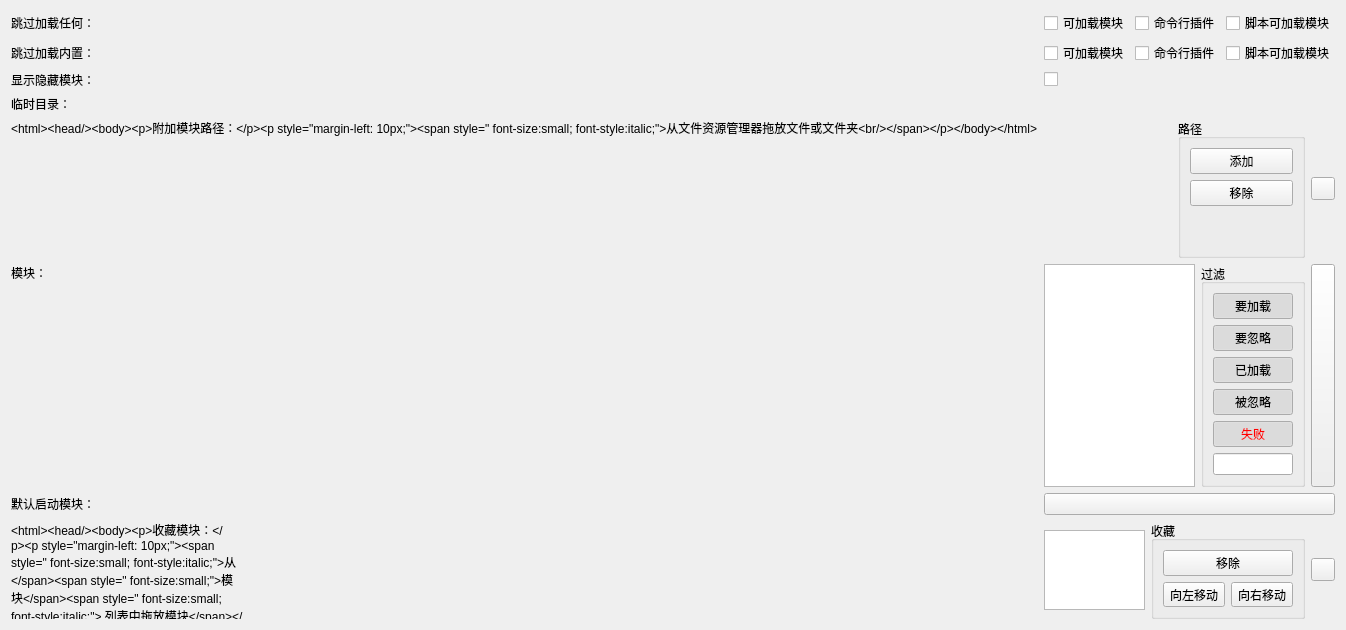
<ui version="4.0">
 <class>qSlicerSettingsModulesPanel</class>
 <widget class="ctkSettingsPanel" name="qSlicerSettingsModulesPanel">
  <property name="geometry">
   <rect>
    <x>0</x>
    <y>0</y>
    <width>535</width>
    <height>609</height>
   </rect>
  </property>
  <property name="sizePolicy">
   <sizepolicy hsizetype="Preferred" vsizetype="Expanding">
    <horstretch>0</horstretch>
    <verstretch>0</verstretch>
   </sizepolicy>
  </property>
  <property name="windowTitle">
   <string>模块</string>
  </property>
  <layout class="QFormLayout" name="formLayout">
   <item row="2" column="0">
    <widget class="QLabel" name="LoadModulesLabel">
     <property name="sizePolicy">
      <sizepolicy hsizetype="Preferred" vsizetype="Preferred">
       <horstretch>0</horstretch>
       <verstretch>0</verstretch>
      </sizepolicy>
     </property>
     <property name="text">
      <string>跳过加载任何：</string>
     </property>
    </widget>
   </item>
   <item row="2" column="1">
    <widget class="QWidget" name="SkipLoadingContainerWidget" native="true">
     <property name="sizePolicy">
      <sizepolicy hsizetype="Preferred" vsizetype="Preferred">
       <horstretch>0</horstretch>
       <verstretch>0</verstretch>
      </sizepolicy>
     </property>
     <layout class="QHBoxLayout" name="horizontalLayout_1">
      <property name="leftMargin">
       <number>0</number>
      </property>
      <property name="topMargin">
       <number>0</number>
      </property>
      <property name="rightMargin">
       <number>0</number>
      </property>
      <property name="bottomMargin">
       <number>0</number>
      </property>
      <item>
       <widget class="QCheckBox" name="LoadLoadableModulesCheckBox">
        <property name="toolTip">
         <string>要暂时禁用，请在命令行中传递 --disable-loadable-modules</string>
        </property>
        <property name="text">
         <string>可加载模块</string>
        </property>
       </widget>
      </item>
      <item>
       <widget class="QCheckBox" name="LoadCommandLineModulesCheckBox">
        <property name="toolTip">
         <string>要暂时禁用，请在命令行中传递 --disable-cli-modules</string>
        </property>
        <property name="text">
         <string>命令行插件</string>
        </property>
       </widget>
      </item>
      <item>
       <widget class="QCheckBox" name="LoadScriptedLoadableModulesCheckBox">
        <property name="toolTip">
         <string>要暂时禁用，请在命令行中传递 --disable-scripted-loadable-modules</string>
        </property>
        <property name="text">
         <string>脚本可加载模块</string>
        </property>
       </widget>
      </item>
     </layout>
    </widget>
   </item>
   <item row="3" column="0">
    <widget class="QLabel" name="LoadBuildInModulesLabel">
     <property name="sizePolicy">
      <sizepolicy hsizetype="Preferred" vsizetype="Preferred">
       <horstretch>0</horstretch>
       <verstretch>0</verstretch>
      </sizepolicy>
     </property>
     <property name="text">
      <string>跳过加载内置：</string>
     </property>
    </widget>
   </item>
   <item row="3" column="1">
    <widget class="QWidget" name="SkipLoadingBuiltinContainerWidget" native="true">
     <property name="sizePolicy">
      <sizepolicy hsizetype="Preferred" vsizetype="Preferred">
       <horstretch>0</horstretch>
       <verstretch>0</verstretch>
      </sizepolicy>
     </property>
     <layout class="QHBoxLayout" name="horizontalLayout_4">
      <property name="leftMargin">
       <number>0</number>
      </property>
      <property name="topMargin">
       <number>0</number>
      </property>
      <property name="rightMargin">
       <number>0</number>
      </property>
      <property name="bottomMargin">
       <number>0</number>
      </property>
      <item>
       <widget class="QCheckBox" name="LoadBuiltInLoadableModulesCheckBox">
        <property name="toolTip">
         <string>要暂时禁用，请在命令行中传递 --disable-builtin-loadable-modules</string>
        </property>
        <property name="text">
         <string>可加载模块</string>
        </property>
       </widget>
      </item>
      <item>
       <widget class="QCheckBox" name="LoadBuiltInCommandLineModulesCheckBox">
        <property name="toolTip">
         <string>要暂时禁用，请在命令行中传递 --disable-builtin-cli-modules</string>
        </property>
        <property name="text">
         <string>命令行插件</string>
        </property>
       </widget>
      </item>
      <item>
       <widget class="QCheckBox" name="LoadBuiltInScriptedLoadableModulesCheckBox">
        <property name="toolTip">
         <string>要暂时禁用，请在命令行中传递 --disable-builtin-scripted-loadable-modules</string>
        </property>
        <property name="text">
         <string>脚本可加载模块</string>
        </property>
       </widget>
      </item>
     </layout>
    </widget>
   </item>
   <item row="4" column="0">
    <widget class="QLabel" name="ShowHiddenModulesLabel">
     <property name="sizePolicy">
      <sizepolicy hsizetype="Preferred" vsizetype="Preferred">
       <horstretch>0</horstretch>
       <verstretch>0</verstretch>
      </sizepolicy>
     </property>
     <property name="text">
      <string>显示隐藏模块：</string>
     </property>
    </widget>
   </item>
   <item row="4" column="1">
    <widget class="QWidget" name="ShowHiddenContainerWidget" native="true">
     <property name="sizePolicy">
      <sizepolicy hsizetype="Preferred" vsizetype="Preferred">
       <horstretch>0</horstretch>
       <verstretch>0</verstretch>
      </sizepolicy>
     </property>
     <layout class="QHBoxLayout" name="horizontalLayout_6">
      <property name="leftMargin">
       <number>0</number>
      </property>
      <property name="topMargin">
       <number>0</number>
      </property>
      <property name="rightMargin">
       <number>0</number>
      </property>
      <property name="bottomMargin">
       <number>0</number>
      </property>
      <item>
       <widget class="QCheckBox" name="ShowHiddenModulesCheckBox">
        <property name="text">
         <string />
        </property>
       </widget>
      </item>
     </layout>
    </widget>
   </item>
   <item row="5" column="0">
    <widget class="QLabel" name="TemporaryDirectoryLabel">
     <property name="sizePolicy">
      <sizepolicy hsizetype="Preferred" vsizetype="Preferred">
       <horstretch>0</horstretch>
       <verstretch>0</verstretch>
      </sizepolicy>
     </property>
     <property name="text">
      <string>临时目录：</string>
     </property>
    </widget>
   </item>
   <item row="5" column="1">
    <widget class="QWidget" name="TempDirContainerWidget" native="true">
     <property name="sizePolicy">
      <sizepolicy hsizetype="Expanding" vsizetype="Preferred">
       <horstretch>0</horstretch>
       <verstretch>0</verstretch>
      </sizepolicy>
     </property>
     <layout class="QHBoxLayout" name="horizontalLayout_8">
      <item>
       <widget class="ctkDirectoryButton" name="TemporaryDirectoryButton" />
      </item>
     </layout>
    </widget>
   </item>
   <item row="6" column="0">
    <widget class="QLabel" name="AdditionalModulePathsLabel">
     <property name="sizePolicy">
      <sizepolicy hsizetype="Preferred" vsizetype="Preferred">
       <horstretch>0</horstretch>
       <verstretch>1</verstretch>
      </sizepolicy>
     </property>
     <property name="text">
      <string>&amp;lt;html&amp;gt;&amp;lt;head/&amp;gt;&amp;lt;body&amp;gt;&amp;lt;p&amp;gt;附加模块路径：&amp;lt;/p&amp;gt;&amp;lt;p style="margin-left: 10px;"&amp;gt;&amp;lt;span style=" font-size:small; font-style:italic;"&amp;gt;从文件资源管理器拖放文件或文件夹&amp;lt;br/&amp;gt;&amp;lt;/span&amp;gt;&amp;lt;/p&amp;gt;&amp;lt;/body&amp;gt;&amp;lt;/html&amp;gt;</string>
     </property>
     <property name="alignment">
      <set>Qt::AlignLeading|Qt::AlignLeft|Qt::AlignTop</set>
     </property>
    </widget>
   </item>
   <item row="6" column="1">
    <widget class="QWidget" name="AdditionalModulePathsWidget" native="true">
     <property name="sizePolicy">
      <sizepolicy hsizetype="Preferred" vsizetype="Fixed">
       <horstretch>0</horstretch>
       <verstretch>0</verstretch>
      </sizepolicy>
     </property>
     <layout class="QHBoxLayout" name="horizontalLayout_2">
      <property name="leftMargin">
       <number>0</number>
      </property>
      <property name="topMargin">
       <number>0</number>
      </property>
      <property name="rightMargin">
       <number>0</number>
      </property>
      <property name="bottomMargin">
       <number>0</number>
      </property>
      <item>
       <widget class="qSlicerDirectoryListView" name="AdditionalModulePathsView">
        <property name="maximumSize">
         <size>
          <width>16777215</width>
          <height>100</height>
         </size>
        </property>
       </widget>
      </item>
      <item>
       <widget class="QGroupBox" name="groupBox">
        <property name="title">
         <string>路径</string>
        </property>
        <layout class="QVBoxLayout" name="verticalLayout_2">
         <item>
          <widget class="QPushButton" name="AddAdditionalModulePathButton">
           <property name="text">
            <string>添加</string>
           </property>
          </widget>
         </item>
         <item>
          <widget class="QPushButton" name="RemoveAdditionalModulePathButton">
           <property name="text">
            <string>移除</string>
           </property>
          </widget>
         </item>
         <item>
          <spacer name="verticalSpacer">
           <property name="orientation">
            <enum>Qt::Vertical</enum>
           </property>
           <property name="sizeHint" stdset="0">
            <size>
             <width>20</width>
             <height>40</height>
            </size>
           </property>
          </spacer>
         </item>
        </layout>
       </widget>
      </item>
      <item>
       <widget class="ctkExpandButton" name="AdditionalModulePathMoreButton">
        <property name="checked">
         <bool>true</bool>
        </property>
        <property name="mirrorOnExpand">
         <bool>true</bool>
        </property>
       </widget>
      </item>
     </layout>
    </widget>
   </item>
   <item row="7" column="0">
    <widget class="QLabel" name="DisableModulesLabel">
     <property name="sizePolicy">
      <sizepolicy hsizetype="Preferred" vsizetype="Preferred">
       <horstretch>0</horstretch>
       <verstretch>1</verstretch>
      </sizepolicy>
     </property>
     <property name="toolTip">
      <string>在勾选/取消勾选模块时，其依赖项也会相应勾选/取消勾选</string>
     </property>
     <property name="text">
      <string>模块：</string>
     </property>
     <property name="alignment">
      <set>Qt::AlignLeading|Qt::AlignLeft|Qt::AlignTop</set>
     </property>
    </widget>
   </item>
   <item row="7" column="1">
    <widget class="QWidget" name="ModuleListContainerWidget" native="true">
     <property name="sizePolicy">
      <sizepolicy hsizetype="Preferred" vsizetype="MinimumExpanding">
       <horstretch>0</horstretch>
       <verstretch>1</verstretch>
      </sizepolicy>
     </property>
     <layout class="QHBoxLayout" name="horizontalLayout">
      <property name="leftMargin">
       <number>0</number>
      </property>
      <property name="topMargin">
       <number>0</number>
      </property>
      <property name="rightMargin">
       <number>0</number>
      </property>
      <property name="bottomMargin">
       <number>0</number>
      </property>
      <item>
       <widget class="qSlicerModulesListView" name="DisableModulesListView">
        <property name="sizePolicy">
         <sizepolicy hsizetype="Expanding" vsizetype="Expanding">
          <horstretch>0</horstretch>
          <verstretch>1</verstretch>
         </sizepolicy>
        </property>
        <property name="horizontalScrollBarPolicy">
         <enum>Qt::ScrollBarAlwaysOff</enum>
        </property>
        <property name="editTriggers">
         <set>QAbstractItemView::NoEditTriggers</set>
        </property>
        <property name="dragDropMode">
         <enum>QAbstractItemView::DragOnly</enum>
        </property>
        <property name="alternatingRowColors">
         <bool>false</bool>
        </property>
        <property name="checkBoxVisible">
         <bool>true</bool>
        </property>
       </widget>
      </item>
      <item>
       <widget class="QGroupBox" name="FilterGroupBox">
        <property name="sizePolicy">
         <sizepolicy hsizetype="Preferred" vsizetype="Expanding">
          <horstretch>0</horstretch>
          <verstretch>1</verstretch>
         </sizepolicy>
        </property>
        <property name="title">
         <string>过滤</string>
        </property>
        <layout class="QVBoxLayout" name="verticalLayout_3">
         <property name="sizeConstraint">
          <enum>QLayout::SetMinimumSize</enum>
         </property>
         <item>
          <widget class="ctkCheckablePushButton" name="FilterToLoadPushButton">
           <property name="toolTip">
            <string>隐藏启动时加载的模块</string>
           </property>
           <property name="text">
            <string>要加载</string>
           </property>
           <property name="checkable">
            <bool>true</bool>
           </property>
           <property name="checked">
            <bool>true</bool>
           </property>
           <property name="checkBoxControlsButton">
            <bool>false</bool>
           </property>
           <property name="checkBoxUserCheckable">
            <bool>false</bool>
           </property>
          </widget>
         </item>
         <item>
          <widget class="ctkCheckablePushButton" name="FilterToIgnorePushButton">
           <property name="toolTip">
            <string>隐藏启动时忽略的模块</string>
           </property>
           <property name="text">
            <string>要忽略</string>
           </property>
           <property name="checkable">
            <bool>true</bool>
           </property>
           <property name="checked">
            <bool>true</bool>
           </property>
           <property name="checkBoxControlsButton">
            <bool>false</bool>
           </property>
           <property name="checkBoxUserCheckable">
            <bool>false</bool>
           </property>
          </widget>
         </item>
         <item>
          <widget class="QPushButton" name="FilterLoadedPushButton">
           <property name="toolTip">
            <string>隐藏已加载的模块</string>
           </property>
           <property name="text">
            <string>已加载</string>
           </property>
           <property name="checkable">
            <bool>true</bool>
           </property>
           <property name="checked">
            <bool>true</bool>
           </property>
          </widget>
         </item>
         <item>
          <widget class="QPushButton" name="FilterIgnoredPushButton">
           <property name="palette">
            <palette>
             <active>
              <colorrole role="ButtonText">
               <brush brushstyle="SolidPattern">
                <color alpha="255">
                 <red>106</red>
                 <green>104</green>
                 <blue>100</blue>
                </color>
               </brush>
              </colorrole>
             </active>
             <inactive>
              <colorrole role="ButtonText">
               <brush brushstyle="SolidPattern">
                <color alpha="255">
                 <red>0</red>
                 <green>0</green>
                 <blue>0</blue>
                </color>
               </brush>
              </colorrole>
             </inactive>
             <disabled>
              <colorrole role="ButtonText">
               <brush brushstyle="SolidPattern">
                <color alpha="255">
                 <red>106</red>
                 <green>104</green>
                 <blue>100</blue>
                </color>
               </brush>
              </colorrole>
             </disabled>
            </palette>
           </property>
           <property name="toolTip">
            <string>隐藏被忽略的模块</string>
           </property>
           <property name="text">
            <string>被忽略</string>
           </property>
           <property name="checkable">
            <bool>true</bool>
           </property>
           <property name="checked">
            <bool>true</bool>
           </property>
          </widget>
         </item>
         <item>
          <widget class="QPushButton" name="FilterFailedPushButton">
           <property name="palette">
            <palette>
             <active>
              <colorrole role="ButtonText">
               <brush brushstyle="SolidPattern">
                <color alpha="255">
                 <red>255</red>
                 <green>0</green>
                 <blue>0</blue>
                </color>
               </brush>
              </colorrole>
             </active>
             <inactive>
              <colorrole role="ButtonText">
               <brush brushstyle="SolidPattern">
                <color alpha="255">
                 <red>255</red>
                 <green>0</green>
                 <blue>0</blue>
                </color>
               </brush>
              </colorrole>
             </inactive>
             <disabled>
              <colorrole role="ButtonText">
               <brush brushstyle="SolidPattern">
                <color alpha="255">
                 <red>106</red>
                 <green>104</green>
                 <blue>100</blue>
                </color>
               </brush>
              </colorrole>
             </disabled>
            </palette>
           </property>
           <property name="toolTip">
            <string>隐藏加载失败的模块</string>
           </property>
           <property name="text">
            <string>失败</string>
           </property>
           <property name="checkable">
            <bool>true</bool>
           </property>
           <property name="checked">
            <bool>true</bool>
           </property>
          </widget>
         </item>
         <item>
          <widget class="ctkSearchBox" name="FilterTitleSearchBox">
           <property name="sizePolicy">
            <sizepolicy hsizetype="Ignored" vsizetype="Fixed">
             <horstretch>0</horstretch>
             <verstretch>0</verstretch>
            </sizepolicy>
           </property>
           <property name="showSearchIcon">
            <bool>true</bool>
           </property>
          </widget>
         </item>
         <item>
          <spacer name="verticalSpacer_3">
           <property name="orientation">
            <enum>Qt::Vertical</enum>
           </property>
           <property name="sizeHint" stdset="0">
            <size>
             <width>0</width>
             <height>0</height>
            </size>
           </property>
          </spacer>
         </item>
        </layout>
       </widget>
      </item>
      <item>
       <widget class="ctkExpandButton" name="FilterMoreButton">
        <property name="sizePolicy">
         <sizepolicy hsizetype="Fixed" vsizetype="Expanding">
          <horstretch>0</horstretch>
          <verstretch>0</verstretch>
         </sizepolicy>
        </property>
        <property name="checked">
         <bool>true</bool>
        </property>
        <property name="mirrorOnExpand">
         <bool>true</bool>
        </property>
       </widget>
      </item>
     </layout>
    </widget>
   </item>
   <item row="8" column="0">
    <widget class="QLabel" name="HomeModuleLabel">
     <property name="sizePolicy">
      <sizepolicy hsizetype="Preferred" vsizetype="Preferred">
       <horstretch>0</horstretch>
       <verstretch>0</verstretch>
      </sizepolicy>
     </property>
     <property name="text">
      <string>默认启动模块：</string>
     </property>
    </widget>
   </item>
   <item row="8" column="1">
    <widget class="QWidget" name="DefaultStartupContainerWidget" native="true">
     <property name="sizePolicy">
      <sizepolicy hsizetype="Preferred" vsizetype="Preferred">
       <horstretch>0</horstretch>
       <verstretch>0</verstretch>
      </sizepolicy>
     </property>
     <layout class="QHBoxLayout" name="horizontalLayout_7">
      <property name="leftMargin">
       <number>0</number>
      </property>
      <property name="topMargin">
       <number>0</number>
      </property>
      <property name="rightMargin">
       <number>0</number>
      </property>
      <property name="bottomMargin">
       <number>0</number>
      </property>
      <item>
       <widget class="QPushButton" name="HomeModuleButton">
        <property name="text">
         <string />
        </property>
       </widget>
      </item>
     </layout>
    </widget>
   </item>
   <item row="9" column="0">
    <widget class="QLabel" name="FavoritesModulesLabel">
     <property name="sizePolicy">
      <sizepolicy hsizetype="Preferred" vsizetype="Preferred">
       <horstretch>0</horstretch>
       <verstretch>0</verstretch>
      </sizepolicy>
     </property>
     <property name="toolTip">
      <string>通过从上面的“模块”列表中拖动模块添加到列表。注意：没有图标的模块将不会出现在工具栏中。</string>
     </property>
     <property name="text">
      <string>&amp;lt;html&amp;gt;&amp;lt;head/&amp;gt;&amp;lt;body&amp;gt;&amp;lt;p&amp;gt;收藏模块：&amp;lt;/p&amp;gt;&amp;lt;p style="margin-left: 10px;"&amp;gt;&amp;lt;span style=" font-size:small; font-style:italic;"&amp;gt;从 &amp;lt;/span&amp;gt;&amp;lt;span style=" font-size:small;"&amp;gt;模块&amp;lt;/span&amp;gt;&amp;lt;span style=" font-size:small; font-style:italic;"&amp;gt; 列表中拖放模块&amp;lt;/span&amp;gt;&amp;lt;/p&amp;gt;&amp;lt;/body&amp;gt;&amp;lt;/html&amp;gt;</string>
     </property>
     <property name="wordWrap">
      <bool>true</bool>
     </property>
    </widget>
   </item>
   <item row="9" column="1">
    <widget class="QWidget" name="FavoriteModulesContainerWidget" native="true">
     <property name="sizePolicy">
      <sizepolicy hsizetype="Preferred" vsizetype="Preferred">
       <horstretch>0</horstretch>
       <verstretch>0</verstretch>
      </sizepolicy>
     </property>
     <layout class="QHBoxLayout" name="horizontalLayout_3">
      <property name="leftMargin">
       <number>0</number>
      </property>
      <property name="topMargin">
       <number>0</number>
      </property>
      <property name="rightMargin">
       <number>0</number>
      </property>
      <property name="bottomMargin">
       <number>0</number>
      </property>
      <item>
       <widget class="qSlicerModulesListView" name="FavoritesModulesListView">
        <property name="maximumSize">
         <size>
          <width>16777215</width>
          <height>80</height>
         </size>
        </property>
        <property name="verticalScrollBarPolicy">
         <enum>Qt::ScrollBarAlwaysOff</enum>
        </property>
        <property name="editTriggers">
         <set>QAbstractItemView::NoEditTriggers</set>
        </property>
        <property name="dragDropMode">
         <enum>QAbstractItemView::DragDrop</enum>
        </property>
        <property name="defaultDropAction">
         <enum>Qt::CopyAction</enum>
        </property>
        <property name="selectionMode">
         <enum>QAbstractItemView::SingleSelection</enum>
        </property>
        <property name="iconSize">
         <size>
          <width>32</width>
          <height>32</height>
         </size>
        </property>
        <property name="flow">
         <enum>QListView::LeftToRight</enum>
        </property>
        <property name="isWrapping" stdset="0">
         <bool>false</bool>
        </property>
        <property name="viewMode">
         <enum>QListView::IconMode</enum>
        </property>
        <property name="uniformItemSizes">
         <bool>false</bool>
        </property>
        <property name="wordWrap">
         <bool>true</bool>
        </property>
       </widget>
      </item>
      <item>
       <widget class="QGroupBox" name="FavoritesMoreGroupBox">
        <property name="toolTip">
         <string>通过从上面的“模块”列表中拖动模块添加到列表</string>
        </property>
        <property name="title">
         <string>收藏</string>
        </property>
        <layout class="QGridLayout" name="gridLayout">
         <item row="0" column="0" colspan="2">
          <widget class="QPushButton" name="FavoritesRemoveButton">
           <property name="toolTip">
            <string>从收藏中移除选定的模块</string>
           </property>
           <property name="text">
            <string>移除</string>
           </property>
          </widget>
         </item>
         <item row="2" column="0">
          <widget class="QToolButton" name="FavoritesMoveLeftButton">
           <property name="toolTip">
            <string>移动到左侧</string>
           </property>
           <property name="text">
            <string>向左移动</string>
           </property>
          </widget>
         </item>
         <item row="2" column="1">
          <widget class="QToolButton" name="FavoritesMoveRightButton">
           <property name="toolTip">
            <string>移动到右侧</string>
           </property>
           <property name="text">
            <string>向右移动</string>
           </property>
          </widget>
         </item>
        </layout>
       </widget>
      </item>
      <item>
       <widget class="ctkExpandButton" name="FavoritesMoreButton">
        <property name="checked">
         <bool>true</bool>
        </property>
        <property name="mirrorOnExpand">
         <bool>true</bool>
        </property>
       </widget>
      </item>
     </layout>
    </widget>
   </item>
  </layout>
 </widget>
 <customwidgets>
  <customwidget>
   <class>qSlicerDirectoryListView</class>
   <extends>QWidget</extends>
   <header>qSlicerDirectoryListView.h</header>
   <container>1</container>
  </customwidget>
  <customwidget>
   <class>qSlicerModulesListView</class>
   <extends>QListView</extends>
   <header>qSlicerModulesListView.h</header>
  </customwidget>
  <customwidget>
   <class>ctkCheckablePushButton</class>
   <extends>ctkPushButton</extends>
   <header>ctkCheckablePushButton.h</header>
  </customwidget>
  <customwidget>
   <class>ctkDirectoryButton</class>
   <extends>QWidget</extends>
   <header>ctkDirectoryButton.h</header>
  </customwidget>
  <customwidget>
   <class>ctkExpandButton</class>
   <extends>QToolButton</extends>
   <header>ctkExpandButton.h</header>
  </customwidget>
  <customwidget>
   <class>ctkPushButton</class>
   <extends>QPushButton</extends>
   <header>ctkPushButton.h</header>
  </customwidget>
  <customwidget>
   <class>ctkSearchBox</class>
   <extends>QLineEdit</extends>
   <header>ctkSearchBox.h</header>
  </customwidget>
  <customwidget>
   <class>ctkSettingsPanel</class>
   <extends>QWidget</extends>
   <header>ctkSettingsPanel.h</header>
   <container>1</container>
  </customwidget>
 </customwidgets>
 <resources />
 <connections>
  <connection>
   <sender>AdditionalModulePathMoreButton</sender>
   <signal>toggled(bool)</signal>
   <receiver>groupBox</receiver>
   <slot>setVisible(bool)</slot>
   <hints>
    <hint type="sourcelabel">
     <x>525</x>
     <y>267</y>
    </hint>
    <hint type="destinationlabel">
     <x>438</x>
     <y>217</y>
    </hint>
   </hints>
  </connection>
  <connection>
   <sender>FilterMoreButton</sender>
   <signal>toggled(bool)</signal>
   <receiver>FilterGroupBox</receiver>
   <slot>setVisible(bool)</slot>
   <hints>
    <hint type="sourcelabel">
     <x>525</x>
     <y>482</y>
    </hint>
    <hint type="destinationlabel">
     <x>507</x>
     <y>482</y>
    </hint>
   </hints>
  </connection>
  <connection>
   <sender>FavoritesMoreButton</sender>
   <signal>toggled(bool)</signal>
   <receiver>FavoritesMoreGroupBox</receiver>
   <slot>setVisible(bool)</slot>
   <hints>
    <hint type="sourcelabel">
     <x>520</x>
     <y>545</y>
    </hint>
    <hint type="destinationlabel">
     <x>389</x>
     <y>527</y>
    </hint>
   </hints>
  </connection>
 </connections>
</ui>
